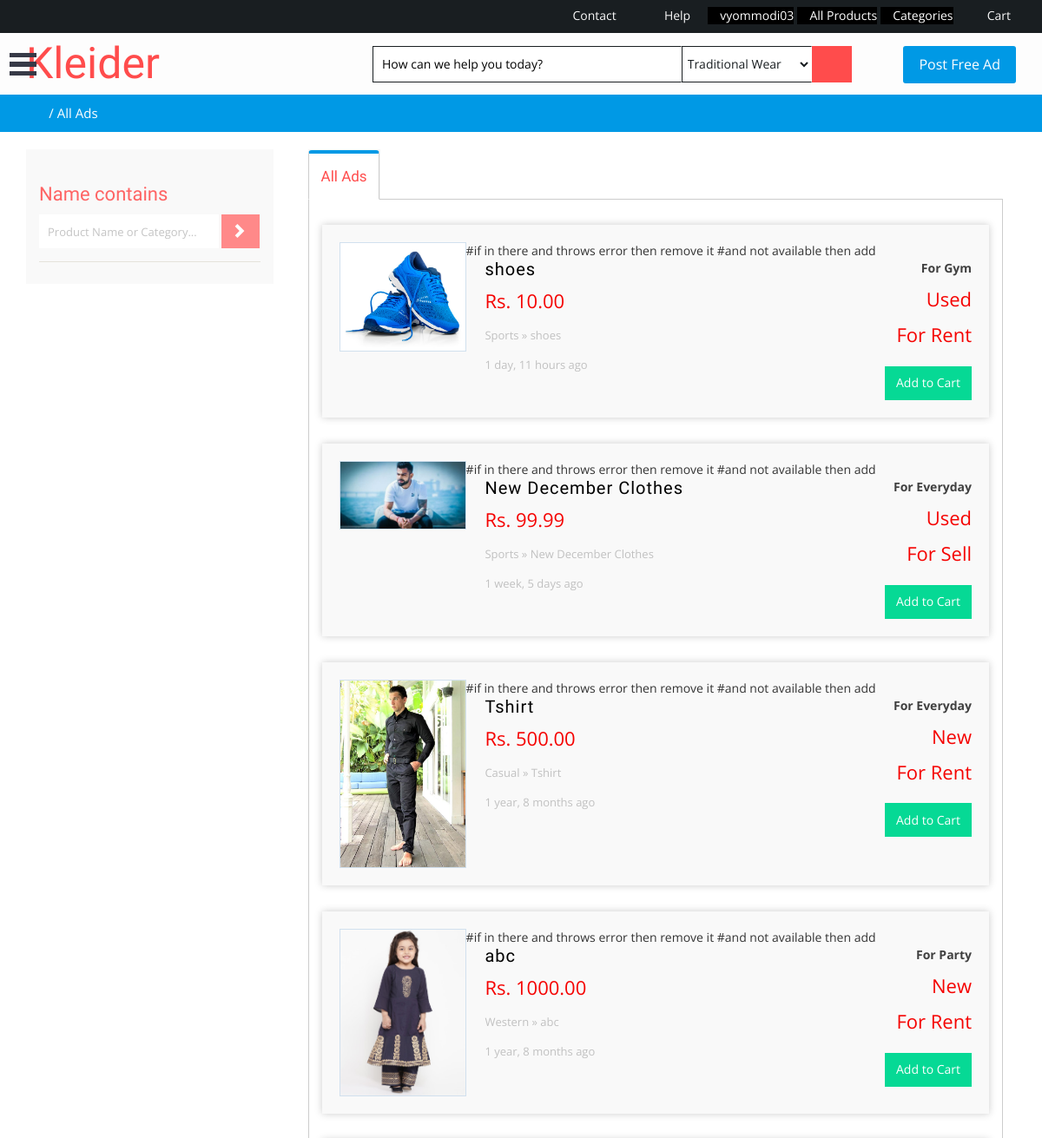
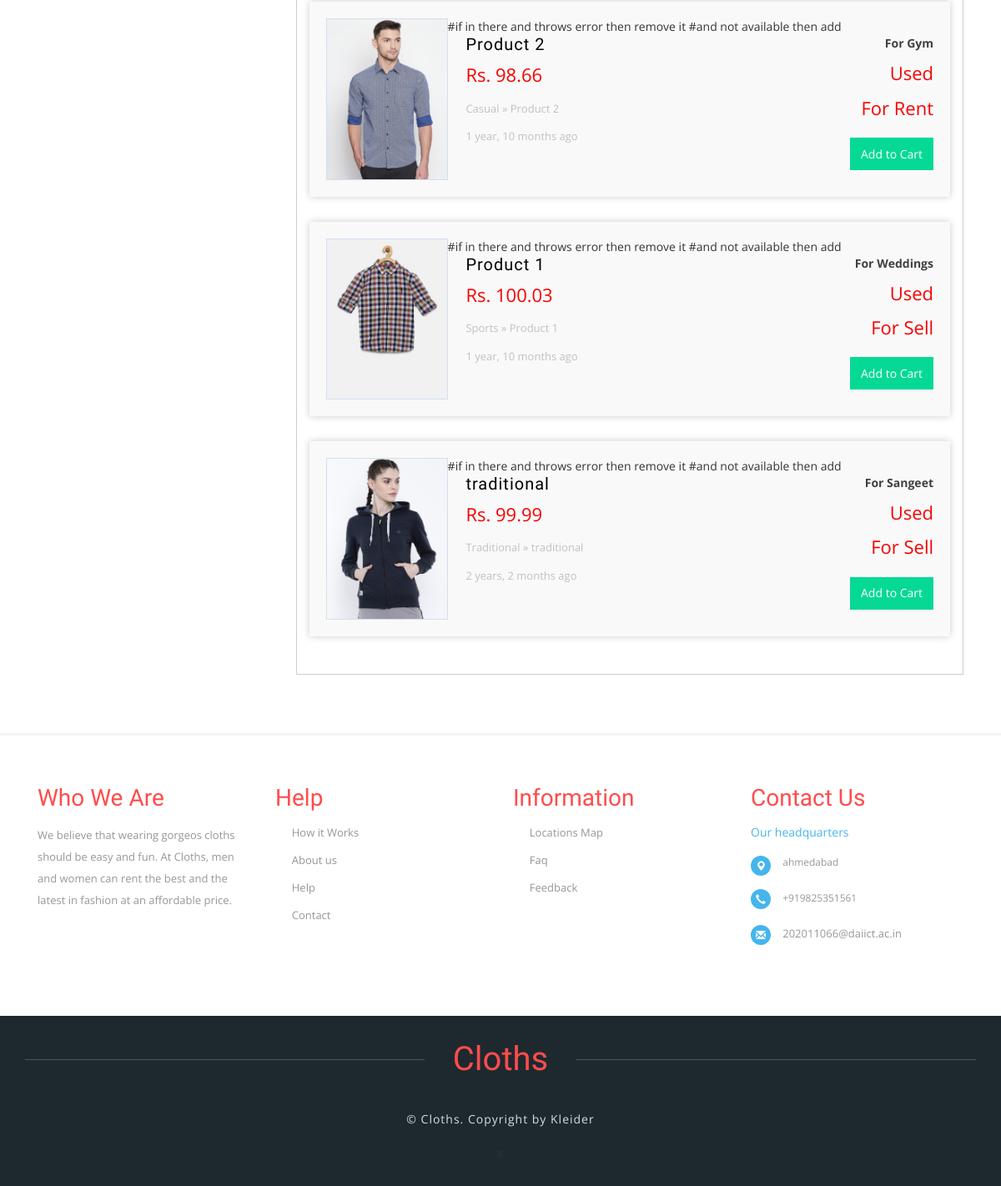
/products/ (signed in), run on the app's committed database (2 pictures, top to bottom).
### Products/models.py (models this page shows, shortened)
class Product(models.Model):
    GENDER_CHOICES = (
        ('M', 'Male',),
        ('F', 'Female',),
    )
    PRODUCT_FOR_CHOICES = (
        ('sell', 'Sell',),
        ('rent', 'Rent',),
    )
    PRODUCT_TYPE_CHOICES = (
        ('cloths', 'Cloths',),
        ('accessories', 'Accessories',),
    )
    CONDITION_CHOICES = (
        ('used', 'Used'),
        ('new', 'New')
    )
    CATEGORY_CHOICES = (
        ('traditional', 'Traditional'),
        ('formal', 'Formal'),
        ('casual', 'Casual'),
        ('ethnic', 'Ethnic'),
        ('sports', 'Sports'),
        ('western', 'Western'),
        ('t-shirts', 'T-shirts'),
        ('denim', 'Denim'),
        ('kids', 'Kids'),
        ('winter-wears', 'Winter-wear'),
        ('jumpsuits', 'Jumpsuits'),
    )
    OCCASION_CHOICES = (
        ('weddings', 'Weddings'),
        ('sangeet', 'Sangeet'),
        ('party', 'Party'),
        ('everyday', 'Everyday'),
        ('interview', 'Interview'),
        ('gym', 'Gym'),
        ('outings', 'Outings'),
    )
    user = models.ForeignKey(Profile, on_delete=models.CASCADE, blank=True, null=True)
    title = models.CharField(max_length=100, db_index=True)
    description = models.TextField(blank=True)
    product_for = models.CharField(max_length=4, choices=PRODUCT_FOR_CHOICES)
    slug = models.SlugField(blank=True, unique=True)
    type = models.CharField(max_length=11, choices=PRODUCT_TYPE_CHOICES)
    price = models.DecimalField(max_digits=10, decimal_places=2, default='99.99')
    gender = models.CharField(max_length=1, choices=GENDER_CHOICES)
    condition = models.CharField(max_length=4, choices=CONDITION_CHOICES)
    category = models.CharField(max_length=17, choices=CATEGORY_CHOICES)
    occasion = models.CharField(max_length=9, choices=OCCASION_CHOICES)
    featured = models.BooleanField(default=False)
    timestamp = models.DateTimeField(auto_now=True)
    sold = models.BooleanField(default=False)
    image1 = models.ImageField(upload_to=upload_image_path)
    image2 = models.ImageField(upload_to=upload_image_path, null=True, blank=True)
    image3 = models.ImageField(upload_to=upload_image_path, null=True, blank=True)
    image4 = models.ImageField(upload_to=upload_image_path, null=True, blank=True)
    updated_at = models.DateTimeField(auto_now=True)
    smart1 = ImageSpecField(source='image1', processors=[ResizeToFill(250, 250)], format='JPEG', options={'quality': 99})
    smart2 = ImageSpecField(source='image2', processors=[SmartResize(250, 250)], format = 'JPEG', options={'quality': 99})
    smart3 = ImageSpecField(source='image3', processors=[SmartResize(250, 250)], format = 'JPEG', options={'quality': 99})
    smart4 = ImageSpecField(source='image4', processors=[SmartResize(250, 250)], format = 'JPEG', options={'quality': 99})
    class Meta:
        db_table = 'Product'

### Products/views.py (the view)
# urls.py: path('products/', include('Products.urls')),
class Products(LoginRequiredMixin, ListView):
    login_url = '/accounts/login/'
    redirect_field_name = 'next'
    paginate_by = 15
    template_name = 'list.html'
    def get(self, request, *args, **kwargs):
        object_list = Product.objects.all().order_by("-timestamp")
        filtered_objects = Order.objects.filter(owner=request.user.profile, is_ordered=False)
        current_order_projects = []
        page = request.GET.get('page', 1)
        paginator = Paginator(object_list, 10)
        try:
            object_list = paginator.page(page)
        except PageNotAnInteger:
            object_list = paginator.page(1)
        except EmptyPage:
            object_list = paginator.page(paginator.num_pages)
        if filtered_objects.exists():
            user_order = filtered_objects[0]
            user_order_items = user_order.items.all()
            current_order_projects = [product.product for product in user_order_items]
        return render(request, self.template_name, {
            'object_list': object_list,
            'current_order_projects': current_order_projects
        })

### templates/list.html (shortened to what this page needs)
{% load static %}
{% load imagekit %}
{% include 'common/header.html' %}
	<div class="w3layouts-breadcrumbs text-center">
		<div class="container">
			<span class="agile-breadcrumbs"><a href="{% url 'home' %}">
                <i class="fa fa-home home_1"></i></a> / <span>All Ads</span>
            </span>
		</div>
	</div>
	<div class="total-ads main-grid-border">
		<div class="container">
			<div class="ads-grid">
				<div class="side-bar col-md-3">
					<div class="search-hotel">
					<h3 class="agileits-sear-head">Name contains</h3>
					<form method="get" action="{% url 'search' %}">
						<input type="text" name="product" value="Product Name or Category..." onfocus="this.value = '';" onblur="if (this.value == '') {this.value = 'Product name...';}" required="">
						<input type="submit" value=" ">
					</form>
				</div>
                </div>
				<div class="agileinfo-ads-display col-md-9">
					<div class="wrapper">
					<div class="bs-example bs-example-tabs" role="tabpanel" data-example-id="togglable-tabs">
					  <ul id="myTab" class="nav nav-tabs nav-tabs-responsive" role="tablist">
						<li role="presentation" class="active">
						  <a href="{% url 'home' %}" id="home-tab" role="tab" data-toggle="tab" aria-controls="home" aria-expanded="true">
							<span class="text">All Ads</span>
						  </a>
						</li>
					  </ul>
					  <div id="myTabContent" class="tab-content">
						<div role="tabpanel" class="tab-pane fade in active" id="home" aria-labelledby="home-tab">
						   <div>
                               <div id="container">
							<ul class="list">
                            {% if object_list %}
                                {% for product in object_list %}
                                    {% if product.sold == False %}
                                        <li>
											#if {{ MEDIA_URL }} in there and throws error then remove it
											#and not available then add {{ MEDIA_URL }}
                                        <img src='{{ MEDIA_URL }}{{ product.smart1.url }}' title="" alt="" />
                                        <section class="list-left">
                                        <h4 class="title">{{ product.title }}</h4>
                                        <span class="adprice">Rs. {{ product.price }}</span>
                                        <p class="catpath">{{ product.get_category_display }} » {{ product.title }}</p>
                                            <p>{{ product.timestamp|timesince }} ago</p>
                                        </section>
                                        <section class="list-right">
                                        <span class="cityname"><strong>For {{ product.get_occasion_display }}</strong></span>
                                        <span class="adprice">{{ product.get_condition_display }}</span>
                                        {% if product.product_for == "sell" %}
                                             <span class="adprice">For Sell</span>
                                        {% else %}
                                            <span class="adprice">For Rent</span>
                                        {% endif %}
                                                <br/>
                                                {% if product.user == request.user.profile %}
                                                    <a href='{% url "edit" product.id %}'><input type="submit" id="edit" value="Edit" class="btn btn-info"></a>
                                                    <a href='{% url "delete" product.id %}'><input type="submit" id="delete" value="Delete" class="btn btn-danger"></a>
                                                {% elif product in current_order_products %}
                                                    <a href="{% url 'cart:order_summary' %}" class="btn btn-warning">Go to Cart</a>
                                                {% else %}
                                                    <a href="{% url 'cart:add_to_cart' product.id %}" class="btn btn-warning">Add to Cart</a>
                                                {% endif %}
                                            {% endif %}
                                        </section>
                                        <div class="clearfix"></div>
                                        </li>
                                {% endfor %}
                            {% else %}
                                <h2>No entries found</h2>
                            {% endif %}
							</ul>
						</div>
							</div>
						</div>
                      </div>
					</div>
				</div>
				</div>
			</div>
		</div>
	</div>
{% include 'common/footer.html' %}

### templates/common/header.html (shortened to what this page needs)
{% load static %}
<!DOCTYPE html>
<html lang="en">
<head>
<link rel="stylesheet" href='{% static "css/bootstrap.min.css" %}'>
<link rel="stylesheet" href='{% static "css/bootstrap-select.css" %}'>
<link rel="stylesheet" href='{% static "css/style.css" %}' type="text/css" media="all" />
<link rel="stylesheet" href='{% static "css/flexslider.css" %}' type="text/css" media="screen" />
<link rel="stylesheet" href='{% static "css/font-awesome.min.css" %}' />
<link rel="stylesheet" href='{% static "css/menu_sideslide.css"%}' type="text/css" media="all">
<link rel="stylesheet" href='{% static "css/toastr.css"%}' type="text/css" media="all">
<link rel="stylesheet" href='{% static "css/toastr.min.css"%}' type="text/css" media="all">
<link href='{% static "css/jquery.uls.css" %}' rel="stylesheet"/>
<link href='{% static "css/jquery.uls.grid.css" %}' rel="stylesheet"/>
<link href='{% static "css/jquery.uls.lcd.css" %}' rel="stylesheet"/>
	<link rel="stylesheet" type="text/css" href='{% static "css/easy-responsive-tabs.css" %}' />
</head>
<body>
<body>
		<div class="agiletopbar">
			<div class="wthreenavigation">
			<button class="menu-button" id="open-button"> </button>
			</div>
		</div>
	<header>
		<div class="w3ls-header">
			<div class="w3ls-header-right">
				<ul>
                    <li class="dropdown head-dpdn">
						<a href='{% url "contact" %}' aria-expanded="false"><i class="fa fa-phone" aria-hidden="true"></i> Contact</a>
					</li>
					<li class="dropdown head-dpdn">
						<a href='{% url "help" %}'><i class="fa fa-question-circle" aria-hidden="true"></i> Help</a>
					</li>
                    {% if not request.user.is_authenticated %}
                    <li class="dropdown head-dpdn">
						<a href="{% url 'account_login' %}" aria-expanded="false"><i class="fa fa-user" aria-hidden="true"></i> Sign In</a>
					</li>
                    {% else %}
					<div class="dropdown1">
						<button class="dropbtn">
							<i class="fa fa-user-secret" aria-hidden="true"></i> {{ request.user.username }}
						</button>
					</div>
                    {% endif %}
					<div class="dropdown1">
						<button class="dropbtn">
                            <i class="fa fa-shopping-bag" aria-hidden="true"></i> All Products
						</button>
                    </div>
                    <div class="dropdown1">
                        <button class="dropbtn">
                            <i class="fa fa-shopping-bag" aria-hidden="true"></i> Categories
						</button>
					</div>
                <li class="dropdown head-dpdn">
                    <a href="{% url 'cart:order_summary' %}"><i class="fa fa-cart-arrow-down"></i> Cart </a>
                </li>
                </ul>
			</div>
        <div class="clearfix"> </div>
		</div>
		<div class="container">
			<div class="agile-its-header">
				<div class="logo">
					<h1><a href="{% url 'home' %}">Kleider</a></h1>
				</div>
				<div class="agileits_search">
					<form action="{% url 'search1' %}" method="get">
						<input name="product" type="text" placeholder="How can we help you today?" required="" />
						<select id="agileinfo_search" name="category" required="">
							<option value="Traditional">Traditional Wear</option>
						</select>
						<button type="submit" class="btn btn-default" aria-label="Left Align">
							<i class="fa fa-search" aria-hidden="true"> </i>
						</button>
					</form>
				<a class="post-w3layouts-ad" href="{% url 'new' %}">Post Free Ad</a>
				</div>
			</div>
		</div>
	</header>

### templates/common/footer.html (shortened to what this page needs)
{% load static %}
<footer>
    <div class="w3-agileits-footer-top">
        <div class="container">
            <div class="wthree-foo-grids">
                <div class="col-md-3 wthree-footer-grid">
                    <h4 class="footer-head">Who We Are</h4>
                    <p>
                        We believe that wearing gorgeos cloths should be easy and fun. At Cloths, men and women can rent the best and the latest in fashion at an affordable price.
                    </p>
                </div>
                <div class="col-md-3 wthree-footer-grid">
                    <h4 class="footer-head">Help</h4>
                    <ul>
                        <li><a href="{% url 'howitworks' %}"><i class="fa fa-long-arrow-right" aria-hidden="true"></i>How it Works</a></li>
                        <li><a href="{% url 'aboutus' %}"><i class="fa fa-long-arrow-right" aria-hidden="true"></i>About us</a> </li>
                        <li><a href="{% url 'help' %}"><i class="fa fa-long-arrow-right" aria-hidden="true"></i>Help</a></li>
                        <li><a href="{% url 'contact' %}"><i class="fa fa-long-arrow-right" aria-hidden="true"></i>Contact</a></li>
                    </ul>
                </div>
                <div class="col-md-3 wthree-footer-grid">
                    <h4 class="footer-head">Information</h4>
                    <ul>
                        <li><a href="{% url 'location' %}"><i class="fa fa-long-arrow-right" aria-hidden="true"></i>Locations Map</a></li>
                        <li><a href="{% url 'faq' %}"><i class="fa fa-long-arrow-right" aria-hidden="true"></i>Faq</a></li>
                        <li><a href="{% url 'feedback' %}"><i class="fa fa-long-arrow-right" aria-hidden="true"></i>Feedback</a></li>
                    </ul>
                </div>
                <div class="col-md-3 wthree-footer-grid">
                    <h4 class="footer-head">Contact Us</h4>
                    <span class="hq">Our headquarters</span>
                    <address>
                        <ul class="location">
                            <li><span class="glyphicon glyphicon-map-marker"></span></li>
                            <li>AHMEDABAD</li>
                        </ul>
                        <ul class="location">
                            <li><span class="glyphicon glyphicon-earphone"></span></li>
                            <li>+919825351561</li>
                        </ul>
                        <ul class="location">
                            <li><span class="glyphicon glyphicon-envelope"></span></li>
                            <li><a href="mailto:info@example.com">202011066@daiict.ac.in</a></li>
                        </ul>
                    </address>
                </div>
                <div class="clearfix"></div>
            </div>
        </div>
    </div>
    <div class="agileits-footer-bottom text-center">
        <div class="container">
            <div class="w3-footer-logo">
                <h1><a href='{% url "home" %}'>Cloths</a></h1>
            </div>
            <div class="w3-footer-social-icons">
                <div class="copyrights">
                <p> © Cloths. Copyright by Kleider</p>
            </div>
        </div>
    </div>
x</footer>
<link href='{% static "css/jquery.uls.css" %}' rel="stylesheet"/>
<link href='{% static "css/jquery.uls.grid.css" %}' rel="stylesheet"/>
<link href='{% static "css/jquery.uls.lcd.css" %}' rel="stylesheet"/>
</body>
</html>

### data on the page
Product: smart1 (picture), title "shoes", price "10.00", category "Sports", timestamp "1 day, 11 hours", occasion "Gym", condition "Used", product_for "For Rent", shows "Add to Cart"
Product: smart1 (picture), title "New December Clothes", price "99.99", category "Sports", timestamp "1 week, 5 days", occasion "Everyday", condition "Used", product_for "For Sell", shows "Add to Cart"
Product: smart1 (picture), title "Tshirt", price "500.00", category "Casual", timestamp "1 year, 8 months", occasion "Everyday", condition "New", product_for "For Rent", shows "Add to Cart"
Product: smart1 (picture), title "abc", price "1000.00", category "Western", timestamp "1 year, 8 months", occasion "Party", condition "New", product_for "For Rent", shows "Add to Cart"
Product: smart1 (picture), title "Product 2", price "98.66", category "Casual", timestamp "1 year, 10 months", occasion "Gym", condition "Used", product_for "For Rent", shows "Add to Cart"
Product: smart1 (picture), title "Product 1", price "100.03", category "Sports", timestamp "1 year, 10 months", occasion "Weddings", condition "Used", product_for "For Sell", shows "Add to Cart"
Product: smart1 (picture), title "traditional", price "99.99", category "Traditional", timestamp "2 years, 2 months", occasion "Sangeet", condition "Used", product_for "For Sell", shows "Add to Cart"

### other printed values
{{ request.user.username }} "vyommodi03"
